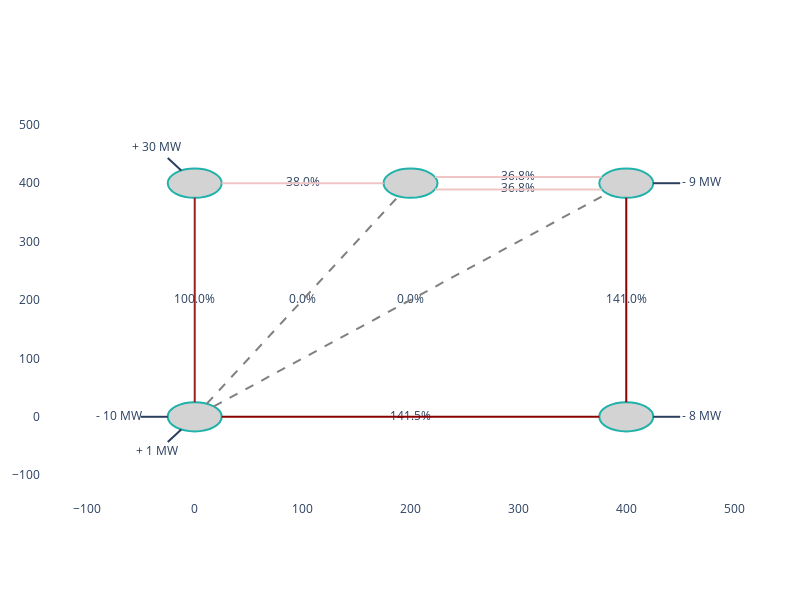

Notebook cell for this chart:
### Markdown cell above
As we can see, the last obsevation is pretty clear: 4 powerlines have been disconnected, thus isolating the load on the bottom right. This lead to a game over. 

It's also possible, of course, to inspect the previous state, just before this one:

### Code cell
previous_act = all_obs[-2]
fig = plot_helper.plot_observation(previous_act)
fig.show()

### Figure 1 — Plotly figure (JSON) as saved in the notebook; plotly's stock layout.template omitted (floating-point values rounded to 4 significant figures)
{"data": [{"mode": "text", "showlegend": false, "text": ["100.0%"], "type": "scatter", "x": [1.531e-15], "y": [200]}, {"mode": "text", "showlegend": false, "text": ["0.0%"], "type": "scatter", "x": [100], "y": [200]}, {"mode": "text", "showlegend": false, "text": ["0.0%"], "type": "scatter", "x": [200], "y": [200.0]}, {"mode": "text", "showlegend": false, "text": ["141.5%"], "type": "scatter", "x": [200], "y": [-1.531e-15]}, {"mode": "text", "showlegend": false, "text": ["38.0%"], "type": "scatter", "x": [100], "y": [400]}, {"mode": "text", "showlegend": false, "text": ["36.8%"], "type": "scatter", "x": [300], "y": [410.6]}, {"mode": "text", "showlegend": false, "text": ["36.8%"], "type": "scatter", "x": [300], "y": [389.4]}, {"mode": "text", "showlegend": false, "text": ["141.0%"], "type": "scatter", "x": [400], "y": [200]}, {"mode": "text", "showlegend": false, "text": ["- 10 MW"], "type": "scatter", "x": [-70], "y": [8.573e-15]}, {"mode": "text", "showlegend": false, "text": ["- 9 MW"], "type": "scatter", "x": [470], "y": [400]}, {"mode": "text", "showlegend": false, "text": ["- 8 MW"], "type": "scatter", "x": [470], "y": [0]}, {"mode": "text", "showlegend": false, "text": ["+ 1 MW"], "type": "scatter", "x": [-35.0], "y": [-60.62]}, {"mode": "text", "showlegend": false, "text": ["+ 30 MW"], "type": "scatter", "x": [-35.0], "y": [460.6]}], "layout": {"height": 600, "margin": {"b": 100, "l": 20, "r": 20}, "plot_bgcolor": "white", "shapes": [{"fillcolor": "lightgray", "line": {"color": "LightSeaGreen"}, "type": "circle", "x0": -25, "x1": 25, "xref": "x", "y0": -25, "y1": 25, "yref": "y"}, {"fillcolor": "lightgray", "line": {"color": "LightSeaGreen"}, "type": "circle", "x0": -25, "x1": 25, "xref": "x", "y0": 375, "y1": 425, "yref": "y"}, {"fillcolor": "lightgray", "line": {"color": "LightSeaGreen"}, "type": "circle", "x0": 175, "x1": 225, "xref": "x", "y0": 375, "y1": 425, "yref": "y"}, {"fillcolor": "lightgray", "line": {"color": "LightSeaGreen"}, "type": "circle", "x0": 375, "x1": 425, "xref": "x", "y0": 375, "y1": 425, "yref": "y"}, {"fillcolor": "lightgray", "line": {"color": "LightSeaGreen"}, "type": "circle", "x0": 375, "x1": 425, "xref": "x", "y0": -25, "y1": 25, "yref": "y"}, {"line": {"color": "#9b2020"}, "type": "line", "x0": 1.531e-15, "x1": 1.531e-15, "xref": "x", "y0": 25, "y1": 375, "yref": "y"}, {"line": {"color": "gray", "dash": "dash"}, "type": "line", "x0": 11.18, "x1": 188.8, "xref": "x", "y0": 22.36, "y1": 377.6, "yref": "y"}, {"line": {"color": "gray", "dash": "dash"}, "type": "line", "x0": 17.68, "x1": 382.3, "xref": "x", "y0": 17.68, "y1": 382.3, "yref": "y"}, {"line": {"color": "#8b0000"}, "type": "line", "x0": 25, "x1": 375, "xref": "x", "y0": 0, "y1": -3.062e-15, "yref": "y"}, {"line": {"color": "#efc5c5"}, "type": "line", "x0": 25, "x1": 175, "xref": "x", "y0": 400, "y1": 400, "yref": "y"}, {"line": {"color": "#efc5c5"}, "type": "line", "x0": 222.7, "x1": 377.3, "xref": "x", "y0": 410.6, "y1": 410.6, "yref": "y"}, {"line": {"color": "#efc5c5"}, "type": "line", "x0": 222.7, "x1": 377.3, "xref": "x", "y0": 389.4, "y1": 389.4, "yref": "y"}, {"line": {"color": "#8b0000"}, "type": "line", "x0": 400, "x1": 400, "xref": "x", "y0": 375, "y1": 25, "yref": "y"}, {"type": "line", "x0": -50, "x1": -25, "xref": "x", "y0": 6.123e-15, "y1": 3.062e-15, "yref": "y"}, {"type": "line", "x0": 450, "x1": 425, "xref": "x", "y0": 400, "y1": 400, "yref": "y"}, {"type": "line", "x0": 450, "x1": 425, "xref": "x", "y0": 0, "y1": 0, "yref": "y"}, {"type": "line", "x0": -25.0, "x1": -12.5, "xref": "x", "y0": -43.3, "y1": -21.65, "yref": "y"}, {"type": "line", "x0": -25.0, "x1": -12.5, "xref": "x", "y0": 443.3, "y1": 421.7, "yref": "y"}], "width": 800, "xaxis": {"range": [-142.5, 542.5], "zeroline": false}, "yaxis": {"range": [-142.5, 542.5]}}}
